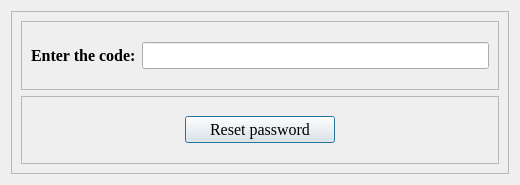
<?xml version="1.0" encoding="UTF-8"?>
<ui version="4.0">
 <class>resetpass</class>
 <widget class="QDialog" name="resetpass">
  <property name="geometry">
   <rect>
    <x>0</x>
    <y>0</y>
    <width>520</width>
    <height>185</height>
   </rect>
  </property>
  <property name="windowTitle">
   <string>Dialog</string>
  </property>
  <layout class="QVBoxLayout" name="verticalLayout">
   <item>
    <widget class="QFrame" name="frame">
     <property name="frameShape">
      <enum>QFrame::StyledPanel</enum>
     </property>
     <property name="frameShadow">
      <enum>QFrame::Raised</enum>
     </property>
     <layout class="QVBoxLayout" name="verticalLayout_2">
      <item>
       <widget class="QFrame" name="frame_2">
        <property name="frameShape">
         <enum>QFrame::StyledPanel</enum>
        </property>
        <property name="frameShadow">
         <enum>QFrame::Raised</enum>
        </property>
        <layout class="QHBoxLayout" name="horizontalLayout">
         <item>
          <widget class="QLabel" name="label">
           <property name="font">
            <font>
             <family>Times New Roman</family>
             <pointsize>12</pointsize>
            </font>
           </property>
           <property name="text">
            <string>&lt;html&gt;&lt;head/&gt;&lt;body&gt;&lt;p&gt;&lt;span style=&quot; font-size:12pt; font-weight:700;&quot;&gt;Enter the code:&lt;/span&gt;&lt;/p&gt;&lt;/body&gt;&lt;/html&gt;</string>
           </property>
          </widget>
         </item>
         <item>
          <widget class="QLineEdit" name="lineEdit">
           <property name="font">
            <font>
             <family>Times New Roman</family>
             <pointsize>12</pointsize>
            </font>
           </property>
          </widget>
         </item>
        </layout>
       </widget>
      </item>
      <item>
       <widget class="QFrame" name="frame_3">
        <property name="frameShape">
         <enum>QFrame::StyledPanel</enum>
        </property>
        <property name="frameShadow">
         <enum>QFrame::Raised</enum>
        </property>
        <layout class="QHBoxLayout" name="horizontalLayout_2">
         <item>
          <widget class="QPushButton" name="pushButton">
           <property name="sizePolicy">
            <sizepolicy hsizetype="Minimum" vsizetype="Fixed">
             <horstretch>0</horstretch>
             <verstretch>0</verstretch>
            </sizepolicy>
           </property>
           <property name="maximumSize">
            <size>
             <width>150</width>
             <height>16777215</height>
            </size>
           </property>
           <property name="font">
            <font>
             <family>Times New Roman</family>
             <pointsize>12</pointsize>
            </font>
           </property>
           <property name="text">
            <string>Reset password</string>
           </property>
          </widget>
         </item>
        </layout>
       </widget>
      </item>
     </layout>
    </widget>
   </item>
  </layout>
 </widget>
 <resources/>
 <connections/>
</ui>
